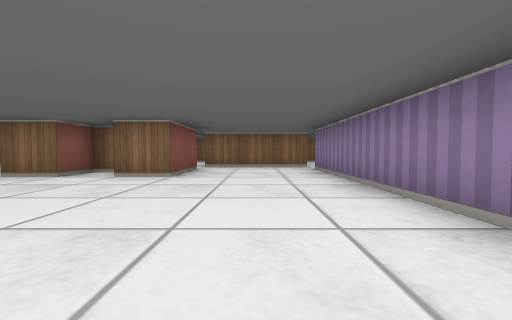
view 1 (above)

22 first-person views from a walk through a cub3D level. The camera is about half as high as the walls, tilts 2° down and sees 90° across. The floor is counted in squares. Each view is taken from the middle of a square. On the plan, view 1 faces up. The plan holds only what a view shows up to about 9 squares ahead; the rest is blank.

view 2
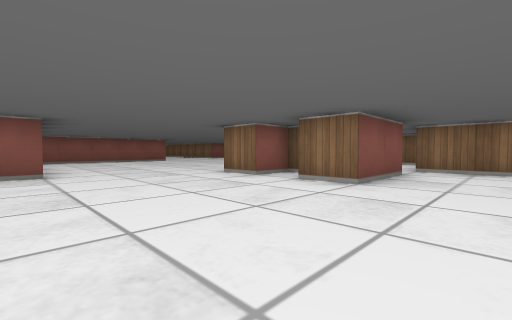

view 3
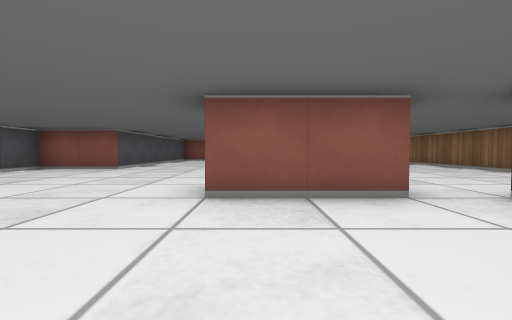

view 4
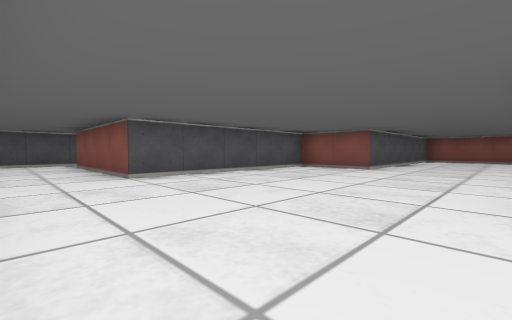

view 5
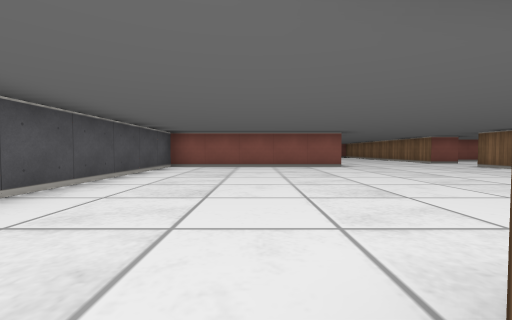

view 6
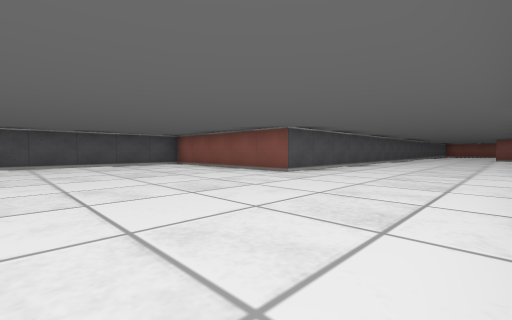

view 7
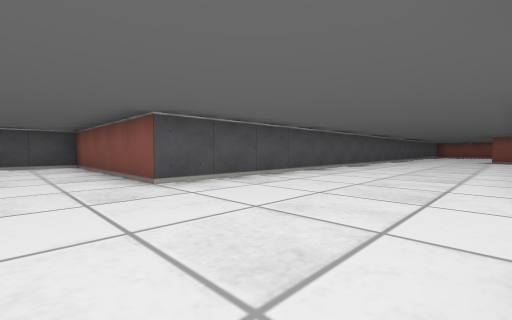

view 8
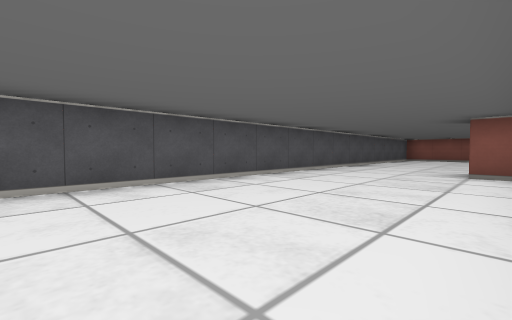

view 9
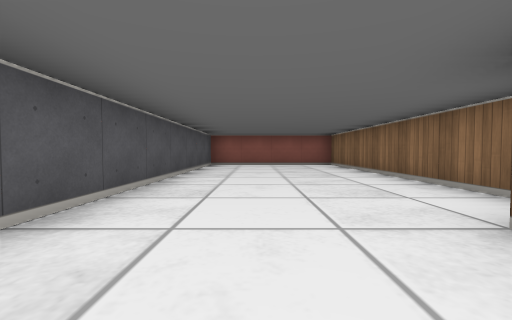

view 10
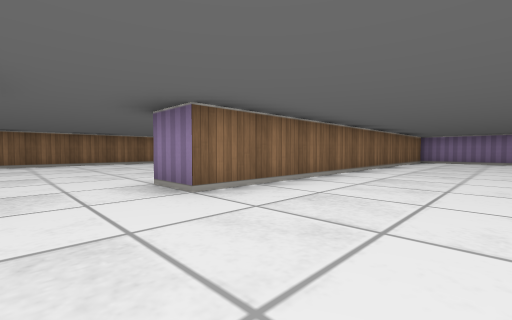

view 11
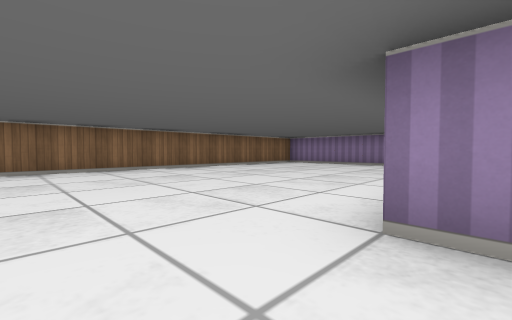

view 12
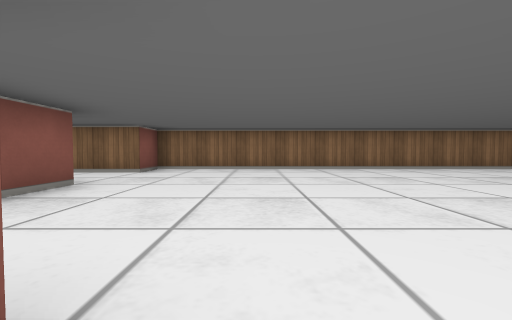

view 13
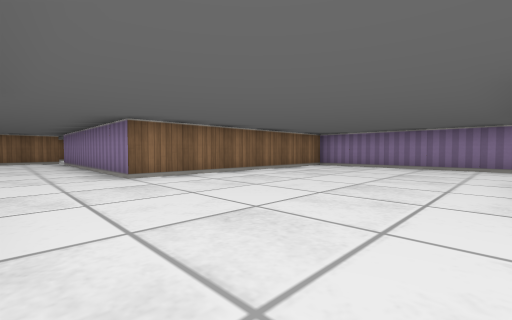

view 14
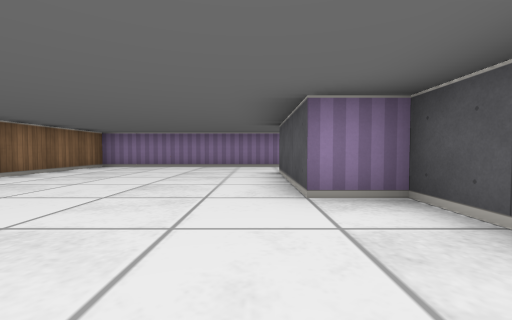

view 15
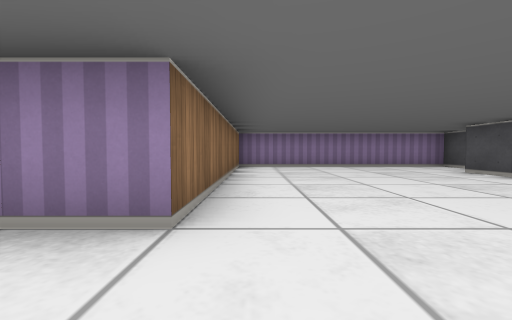

view 16
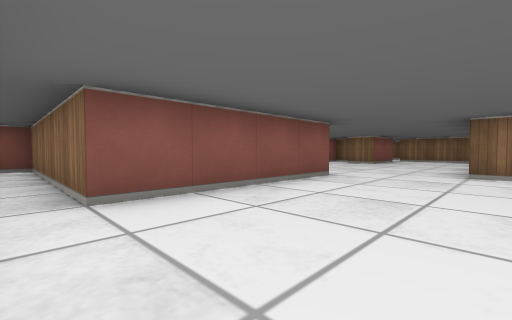

view 17
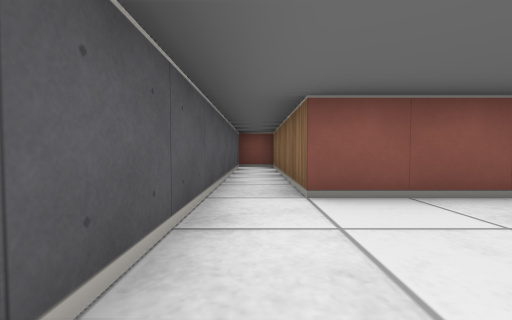

view 18
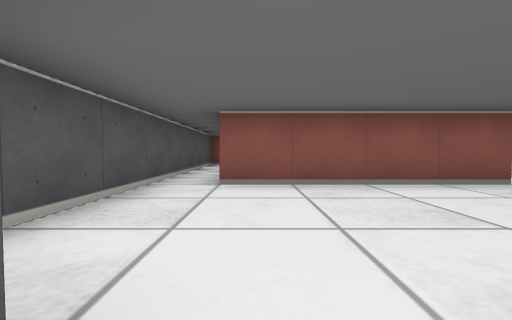

view 19
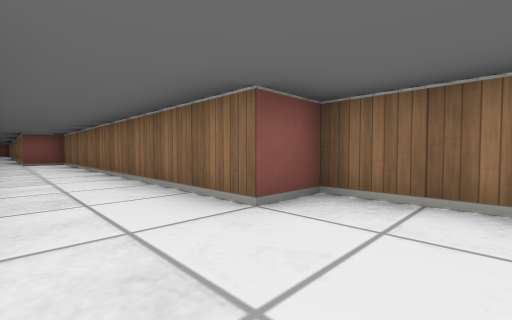

view 20
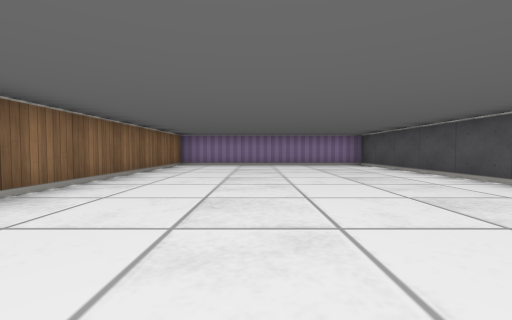

view 21
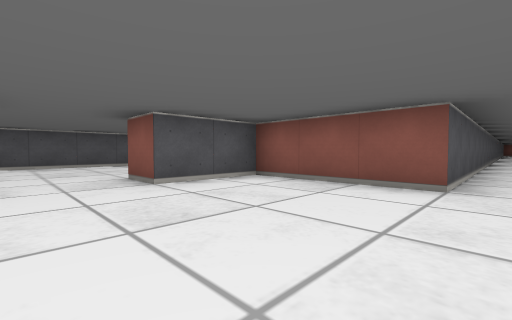

view 22
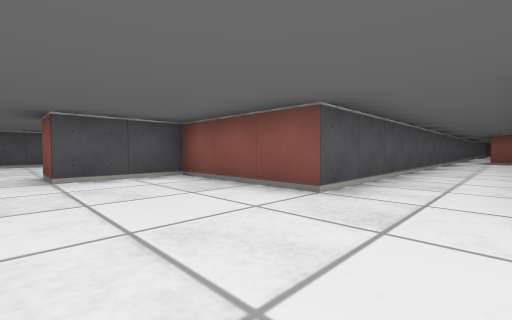

### Floor plan
Points are (right, up) in squares from view 1. A wall is a line through its corners. A room is listed if a view was taken in it or the views show most of it. See-through windows are left out.
Room 1 (views 1, 2, 3, 4, 5, 6, 7, 8, 9, 10, 11, 12, 15)
walls: (-13.5, 11.5) (-13.5, 10.5); (-3, 5.5) (-3.5, 5.5) (-3.5, 4.5) (-4.5, 4.5); (-1.5, 6.6) (-1.5, 4.5) (-2.5, 4.5); (-1.5, 8) (-1.5, 9.2); (-2.1, 10.5) (-11.5, 10.5) (-11.5, 11.5); (-22.5, 10.1) (-22.5, 9.5); (1.6, 7.5) (-1.5, 7.5); (1.5, 1.5) (1.5, 6.5); (-24.5, 10.5) (-30.5, 10.5) (-30.5, 6.5) (-11.5, 6.5) (-11.5, 1.5) (-5.5, 1.5) (-5.5, -0.5) (-0.5, -0.5)
ways out: opening at (0.7, 0) to room 2; opening at (-12.5, 11) to room 3; opening at (1, 7)
Room 2 (views 13, 14, 16, 17, 18)
walls: (-0.5, -0.5) (-0.5, -4.5) (-5.5, -4.5) (-5.5, -5.5) (2.5, -5.5) (2.5, -4.5) (5.5, -4.5); (6.6, -5.5) (7.5, -5.5) (7.5, 0.5) (1.5, 0.5) (1.5, 1.5)
ways out: opening at (0.7, 0) to room 1
Room 3 (views 19, 20, 21, 22)
walls: (-9.5, 11.5) (-4.5, 11.5) (-4.5, 17.5) (-15.5, 17.5) (-15.5, 16.5) (-24.5, 16.5) (-24.5, 15.5) (-26.2, 15.5); (-24.2, 14.5) (-15.5, 14.5) (-15.5, 11.5) (-13.5, 11.5)
ways out: opening at (-12.5, 11) to room 1

Positions as (right, up) in squares from view 1, and headings:
1: (0, 0), facing up
2: (0, 1), facing up-left
3: (1, 5), facing left
4: (1, 4), facing down-left
5: (-4, 4), facing left
6: (-7, 10), facing down-left
7: (-10, 10), facing down-left
8: (-17, 10), facing down-left
9: (-22, 8), facing left
10: (-13, 8), facing up-right
11: (-13, 11), facing up-right
12: (-13, 11), facing up
13: (0, -4), facing up-right
14: (0, -4), facing right
15: (0, 0), facing right
16: (2, -5), facing up-left
17: (2, -5), facing left
18: (3, -4), facing left
19: (-14, 15), facing up-left
20: (-13, 15), facing right
21: (-12, 15), facing down-left
22: (-13, 16), facing down-left
